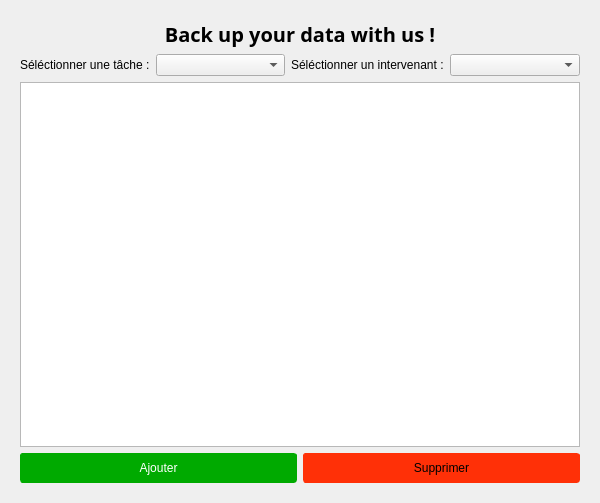
<?xml version="1.0" encoding="UTF-8"?>
<ui version="4.0">
 <class>show_composerEtparticiper</class>
 <widget class="QDialog" name="show_composerEtparticiper">
  <property name="geometry">
   <rect>
    <x>0</x>
    <y>0</y>
    <width>600</width>
    <height>503</height>
   </rect>
  </property>
  <property name="maximumSize">
   <size>
    <width>600</width>
    <height>16777215</height>
   </size>
  </property>
  <property name="windowTitle">
   <string>Dialog</string>
  </property>
  <property name="toolTip">
   <string/>
  </property>
  <layout class="QVBoxLayout" name="verticalLayout_2">
   <item>
    <widget class="QStackedWidget" name="stackedWidget">
     <property name="currentIndex">
      <number>1</number>
     </property>
     <widget class="QWidget" name="page">
      <layout class="QVBoxLayout" name="verticalLayout">
       <item>
        <widget class="QLabel" name="label_3">
         <property name="font">
          <font>
           <family>Gabriola</family>
           <pointsize>15</pointsize>
           <weight>75</weight>
           <bold>true</bold>
          </font>
         </property>
         <property name="text">
          <string>Back up your data with us :</string>
         </property>
         <property name="alignment">
          <set>Qt::AlignCenter</set>
         </property>
        </widget>
       </item>
       <item>
        <layout class="QHBoxLayout" name="horizontalLayout_3">
         <item>
          <widget class="QLabel" name="label_2">
           <property name="text">
            <string>Séléctionner une projet : </string>
           </property>
          </widget>
         </item>
         <item>
          <widget class="QComboBox" name="comboBox_projet"/>
         </item>
         <item>
          <widget class="QLabel" name="label">
           <property name="text">
            <string>Séléctionner une tâche  :</string>
           </property>
          </widget>
         </item>
         <item>
          <widget class="QComboBox" name="comboBox_tache"/>
         </item>
        </layout>
       </item>
       <item>
        <widget class="QTableView" name="tableView_addtaskt_into_project"/>
       </item>
       <item>
        <layout class="QHBoxLayout" name="horizontalLayout_2">
         <item>
          <widget class="QPushButton" name="pushButton_add_task_into_project_From_Dialog">
           <property name="minimumSize">
            <size>
             <width>0</width>
             <height>30</height>
            </size>
           </property>
           <property name="maximumSize">
            <size>
             <width>16777214</width>
             <height>30</height>
            </size>
           </property>
           <property name="layoutDirection">
            <enum>Qt::RightToLeft</enum>
           </property>
           <property name="styleSheet">
            <string notr="true">color: rgb(255, 255, 255);
background-color: rgb(0, 170, 0);
border-color: rgb(0, 170, 0);
border-width:1px;
border-style:solid;
border-radius:3px;</string>
           </property>
           <property name="text">
            <string>Ajouter</string>
           </property>
          </widget>
         </item>
         <item>
          <widget class="QPushButton" name="pushButton_supp_composer">
           <property name="minimumSize">
            <size>
             <width>0</width>
             <height>30</height>
            </size>
           </property>
           <property name="maximumSize">
            <size>
             <width>16777215</width>
             <height>30</height>
            </size>
           </property>
           <property name="styleSheet">
            <string notr="true">
background-color: rgb(255, 48, 7);
border-color: rgb(255, 48, 7);
border-width:1px;
border-style:solid;
border-radius:3px;</string>
           </property>
           <property name="text">
            <string>Supprimer</string>
           </property>
          </widget>
         </item>
        </layout>
       </item>
      </layout>
     </widget>
     <widget class="QWidget" name="page_2">
      <layout class="QVBoxLayout" name="verticalLayout_3">
       <item>
        <widget class="QLabel" name="label_4">
         <property name="font">
          <font>
           <family>Gabriola</family>
           <pointsize>15</pointsize>
           <weight>75</weight>
           <bold>true</bold>
          </font>
         </property>
         <property name="text">
          <string>Back up your data with us !</string>
         </property>
         <property name="alignment">
          <set>Qt::AlignCenter</set>
         </property>
        </widget>
       </item>
       <item>
        <layout class="QHBoxLayout" name="horizontalLayout_4">
         <item>
          <widget class="QLabel" name="label_5">
           <property name="text">
            <string>Séléctionner une tâche :</string>
           </property>
          </widget>
         </item>
         <item>
          <widget class="QComboBox" name="comboBox_tache_pour_des_Intervs"/>
         </item>
         <item>
          <widget class="QLabel" name="label_6">
           <property name="text">
            <string>Séléctionner un intervenant :</string>
           </property>
          </widget>
         </item>
         <item>
          <widget class="QComboBox" name="comboBox_Interv_qui_participe"/>
         </item>
        </layout>
       </item>
       <item>
        <widget class="QTableView" name="tableView_add_interv_into_Task"/>
       </item>
       <item>
        <layout class="QHBoxLayout" name="horizontalLayout">
         <item>
          <widget class="QPushButton" name="pushButton_ajouter_un_interv">
           <property name="minimumSize">
            <size>
             <width>0</width>
             <height>30</height>
            </size>
           </property>
           <property name="maximumSize">
            <size>
             <width>16777215</width>
             <height>30</height>
            </size>
           </property>
           <property name="layoutDirection">
            <enum>Qt::RightToLeft</enum>
           </property>
           <property name="styleSheet">
            <string notr="true">color: rgb(255, 255, 255);
background-color: rgb(0, 170, 0);
border-color: rgb(0, 170, 0);
border-width:1px;
border-style:solid;
border-radius:3px;</string>
           </property>
           <property name="text">
            <string>Ajouter</string>
           </property>
          </widget>
         </item>
         <item>
          <widget class="QPushButton" name="pushButton_supp_participer">
           <property name="minimumSize">
            <size>
             <width>0</width>
             <height>30</height>
            </size>
           </property>
           <property name="maximumSize">
            <size>
             <width>16777215</width>
             <height>30</height>
            </size>
           </property>
           <property name="styleSheet">
            <string notr="true">
background-color: rgb(255, 48, 7);
border-color: rgb(255, 48, 7);
border-width:1px;
border-style:solid;
border-radius:3px;
</string>
           </property>
           <property name="text">
            <string>Supprimer</string>
           </property>
          </widget>
         </item>
        </layout>
       </item>
      </layout>
     </widget>
    </widget>
   </item>
  </layout>
 </widget>
 <resources/>
 <connections/>
</ui>
